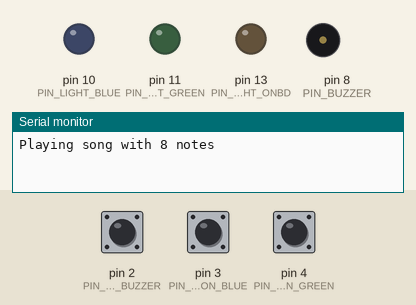
Simulated run of this sketch. Board: Arduino Uno, built with avr-gcc and run on an emulated ATmega328P. Shown: output pins drawn as LEDs (lit = HIGH), buzzer (waves = sounding), the last lines printed to the serial monitor. Dashed ring = blinking. The test bench sets the inputs (shaded band); at power-on: pin 3 (PIN_BUTTON_BLUE) HIGH, pin 4 (PIN_BUTTON_GREEN) HIGH, pin 2 (PIN_BUTTON_BUZZER) HIGH.

Above: at 3.3 s.
3.4 s: pin 3 (PIN_BUTTON_BLUE) pulled LOW for 0.15 s
At 3.5 s:
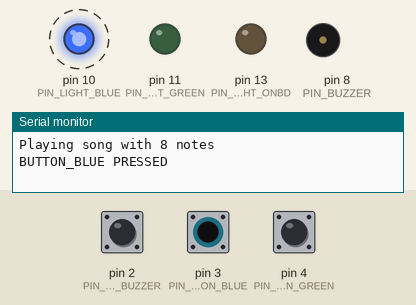
6.4 s: pin 4 (PIN_BUTTON_GREEN) pulled LOW for 0.15 s
At 8.6 s:
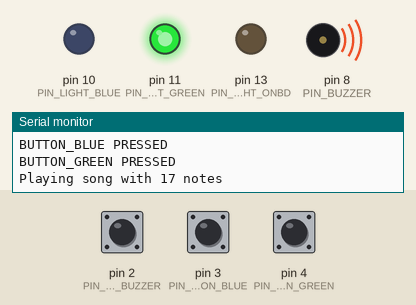
9.5 s: pin 3 (PIN_BUTTON_BLUE) driven LOW and pin 4 (PIN_BUTTON_GREEN) driven LOW
At 12.4 s:
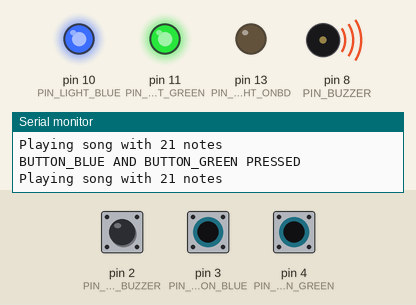
12.5 s: pin 3 (PIN_BUTTON_BLUE) driven HIGH
At 13.6 s:
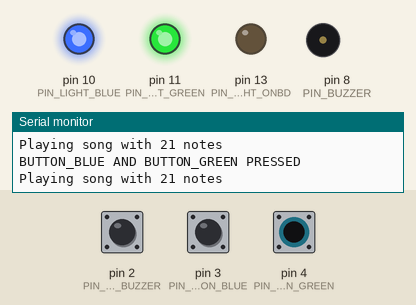
15.5 s: pin 4 (PIN_BUTTON_GREEN) driven HIGH
At 17.7 s:
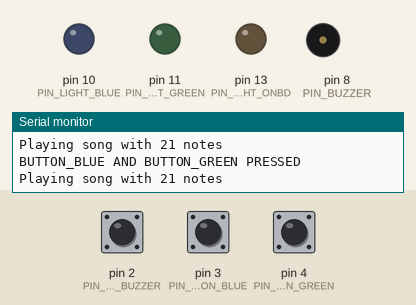
18.5 s: pin 2 (PIN_BUTTON_BUZZER) pulled LOW for 0.15 s
At 18.62 s:
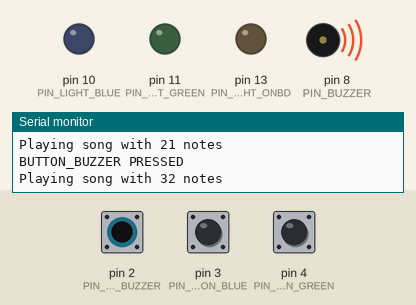
Timing chart, 0 to 22.5 s (numbered marks = the images above; inputs shaded):
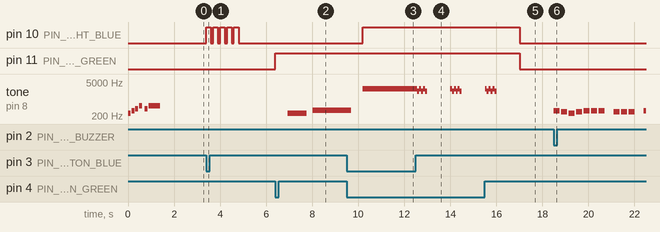

Measured:
- after the input at 3.4 s, pin 10 (PIN_LIGHT_BLUE): alternates HIGH for 0.20 s and LOW for 0.10 s, 10 changes in all, then stays LOW, starting at once
- after the input at 6.4 s, pin 11 (PIN_LIGHT_GREEN): LOW → HIGH at once; tone on pin 8 (PIN_BUZZER): silent → 262 Hz after 0.54 s, → silent 0.83 s later, → 349 Hz 0.25 s later
- after the input at 9.5 s, pin 10 (PIN_LIGHT_BLUE): LOW → HIGH after 0.69 s
- after the input at 12.5 s, tone on pin 8 (PIN_BUZZER): plays 2093 Hz for 0.08 s, 2637 Hz for 0.08 s, 2093 Hz for 0.08 s, 2637 Hz for 0.08 s, 2093 Hz for 0.08 s, 2637 Hz for 0.08 s … (11 notes in this stretch), starting after 0.07 s
- after the input at 15.5 s, pin 11 (PIN_LIGHT_GREEN): HIGH → LOW after 1.5 s; tone on pin 8 (PIN_BUZZER): goes on until 16.0 s, then stays silent
- after the input at 18.5 s, tone on pin 8 (PIN_BUZZER): plays 330 Hz for 0.25 s, 294 Hz for 0.25 s, 262 Hz for 0.25 s, 294 Hz for 0.25 s, 330 Hz for 0.25 s, 330 Hz for 0.25 s … (11 notes in this stretch), starting at once

The sketch:

lights-buzzer-button.ino
```cpp
#include "pitches.h"

// PITCH SHORTCUTS
#define P1 NOTE_C4
#define P2 NOTE_D4
#define P3 NOTE_E4
#define P4 NOTE_F4
#define P5 NOTE_G4
#define P6 NOTE_A5
#define P7 NOTE_B5
#define P8 NOTE_C5
#define P9 NOTE_D5
#define P10 NOTE_E5
#define P11 NOTE_F5
#define P12 NOTE_G5
#define P13 NOTE_A6

//
// I/O
//

// DIs
const int PIN_BUTTON_BUZZER = 2;
const int PIN_BUTTON_BLUE = 3;
const int PIN_BUTTON_GREEN = 4;

// DOs
const int PIN_BUZZER = 8;
const int PIN_LIGHT_BLUE = 10;
const int PIN_LIGHT_GREEN = 11;
const int PIN_LIGHT_ONBD = 13;

//
// Songs
//

// Charge!
const int note_melody[] = { P1, P3, P5, P8, 0, P5, P8, 0 };
const int note_durations[] = { 8, 8, 8, 8, 16, 8, 2, 2 };

// Ring
const int ring_melody[] = {
  NOTE_E7, NOTE_C7, NOTE_E7, NOTE_C7, NOTE_E7, NOTE_C7, 0,
  NOTE_E7, NOTE_C7, NOTE_E7, NOTE_C7, NOTE_E7, NOTE_C7, 0,
  NOTE_E7, NOTE_C7, NOTE_E7, NOTE_C7, NOTE_E7, NOTE_C7, 0,
//  NOTE_D8, NOTE_D8, NOTE_D8
};
const int ring_durations[] = {
  12, 12, 12, 12, 12, 12, 1,
  12, 12, 12, 12, 12, 12, 1,
  12, 12, 12, 12, 12, 12, 1,
//  1, 1, 1
};

// Mary Had a Little Lamb
const int mary_had_a_little_lamb_melody[] = {
  //                                 |                                   |                                   |
  NOTE_E4, NOTE_D4, NOTE_C4, NOTE_D4, NOTE_E4, NOTE_E4, NOTE_E4,       0, NOTE_D4, NOTE_D4, NOTE_D4,       0, NOTE_E4, NOTE_G4, NOTE_G4,      0,
  NOTE_E4, NOTE_D4, NOTE_C4, NOTE_D4, NOTE_E4, NOTE_E4, NOTE_E4, NOTE_E4, NOTE_D4, NOTE_D4, NOTE_E4, NOTE_D4, NOTE_C4,       0,       0,      0
};
const int mary_had_a_little_lamb_durations[] = {
  4, 4, 4, 4, 4, 4, 4, 4, 4, 4, 4, 4, 4, 4, 4, 4,
  4, 4, 4, 4, 4, 4, 4, 4, 4, 4, 4, 4, 4, 4, 4, 4
};

// Amazing Grace
const int amazing_grace_melody[] = {
   0, P1, P4, P6, P4,
  P6, P5, P4, P2,
  P1, P1, P4, P6, P4,
  P6, P5, P8,
//   0, P6, P8, P6,
//  P4, P1, P2, P4, P4, P2,
//  P1, P1, P4, P6, P4,
//  P6, P5, P4, 0
};
const int amazing_grace_durations[] = {
  12, 6, 3, 12, 12,
  3, 6, 3, 6,
  3, 6, 3, 12, 12,
  3, 6, 2,
//  3, 6, 3, 6,
//  3, 6, 4, 12, 12, 12,
//  3, 6, 3, 12, 12,
//  3, 6, 3, 6
};

void setup() {
  Serial.begin(9600);

  pinMode(PIN_BUTTON_BUZZER, INPUT_PULLUP);
  pinMode(PIN_BUTTON_BLUE, INPUT_PULLUP);
  pinMode(PIN_BUTTON_GREEN, INPUT_PULLUP);
  pinMode(PIN_LIGHT_BLUE, OUTPUT);
  pinMode(PIN_LIGHT_GREEN, OUTPUT);
  pinMode(PIN_LIGHT_ONBD, OUTPUT);
  digitalWrite(PIN_LIGHT_ONBD, LOW);

  int numNotes = sizeof(note_melody) / sizeof(int);
  playSong(numNotes, note_melody, note_durations, 1000, 300);
}

void loop() {
  if (digitalRead(PIN_BUTTON_BLUE) == LOW && digitalRead(PIN_BUTTON_GREEN) == LOW) {
    Serial.println("BUTTON_BLUE AND BUTTON_GREEN PRESSED");
    digitalWrite(PIN_LIGHT_BLUE, HIGH);
    digitalWrite(PIN_LIGHT_GREEN, HIGH);

    int numNotes = sizeof(ring_melody) / sizeof(int);
    playSong(numNotes, ring_melody, ring_durations, 1000, 10);
    return;
  }

  if (digitalRead(PIN_BUTTON_BLUE) == HIGH) {
    digitalWrite(PIN_LIGHT_BLUE, LOW);
  } else {
    Serial.println("BUTTON_BLUE PRESSED");
    for (int i = 0; i < 5; i++) {
      digitalWrite(PIN_LIGHT_BLUE, HIGH);
      delay(200);
      digitalWrite(PIN_LIGHT_BLUE, LOW);
      delay(100);
    }
  }

  if (digitalRead(PIN_BUTTON_GREEN) == HIGH) {
    digitalWrite(PIN_LIGHT_GREEN, LOW);
  } else {
    Serial.println("BUTTON_GREEN PRESSED");
    digitalWrite(PIN_LIGHT_GREEN, HIGH);

    int numNotes = sizeof(amazing_grace_melody) / sizeof(int);
    playSong(numNotes, amazing_grace_melody, amazing_grace_durations, 5000, 300);
  }

  if (digitalRead(PIN_BUTTON_BUZZER) == LOW) {
    Serial.println("BUTTON_BUZZER PRESSED");

    int numNotes = sizeof(mary_had_a_little_lamb_melody) / sizeof(int);
    playSong(numNotes, mary_had_a_little_lamb_melody, mary_had_a_little_lamb_durations, 1000, 300);
  }
}

void playSong(int numNotes, const int* notes, const int* durations, int tempo, float spacing) {
  char message[50];

  sprintf(message, "Playing song with %d notes\n", numNotes);
  Serial.println(message);

  for (int i = 0; i < numNotes; i++) {
    int duration = tempo / durations[i];
    int pause = duration * (1.0 + (spacing / 1000.0));

    tone(PIN_BUZZER, notes[i], duration);
    delay(pause);
    noTone(PIN_BUZZER);

    if (digitalRead(PIN_BUTTON_BLUE) == LOW && digitalRead(PIN_BUTTON_GREEN) == LOW) {
      break;
    }
  }
}
```

pitches.h
```cpp
/*************************************************
 * Public Constants
 *************************************************/

#define NOTE_B0  31
#define NOTE_C1  33
#define NOTE_CS1 35
#define NOTE_D1  37
#define NOTE_DS1 39
#define NOTE_E1  41
#define NOTE_F1  44
#define NOTE_FS1 46
#define NOTE_G1  49
#define NOTE_GS1 52
#define NOTE_A1  55
#define NOTE_AS1 58
#define NOTE_B1  62
#define NOTE_C2  65
#define NOTE_CS2 69
#define NOTE_D2  73
#define NOTE_DS2 78
#define NOTE_E2  82
#define NOTE_F2  87
#define NOTE_FS2 93
#define NOTE_G2  98
#define NOTE_GS2 104
#define NOTE_A2  110
#define NOTE_AS2 117
#define NOTE_B2  123
#define NOTE_C3  131
#define NOTE_CS3 139
#define NOTE_D3  147
#define NOTE_DS3 156
#define NOTE_E3  165
#define NOTE_F3  175
#define NOTE_FS3 185
#define NOTE_G3  196
#define NOTE_GS3 208
#define NOTE_A3  220
#define NOTE_AS3 233
#define NOTE_B3  247
#define NOTE_C4  262
#define NOTE_CS4 277
#define NOTE_D4  294
#define NOTE_DS4 311
#define NOTE_E4  330
#define NOTE_F4  349
#define NOTE_FS4 370
#define NOTE_G4  392
#define NOTE_GS4 415
#define NOTE_A4  440
#define NOTE_AS4 466
#define NOTE_B4  494
#define NOTE_C5  523
#define NOTE_CS5 554
#define NOTE_D5  587
#define NOTE_DS5 622
#define NOTE_E5  659
#define NOTE_F5  698
#define NOTE_FS5 740
#define NOTE_G5  784
#define NOTE_GS5 831
#define NOTE_A5  880
#define NOTE_AS5 932
#define NOTE_B5  988
#define NOTE_C6  1047
#define NOTE_CS6 1109
#define NOTE_D6  1175
#define NOTE_DS6 1245
#define NOTE_E6  1319
#define NOTE_F6  1397
#define NOTE_FS6 1480
#define NOTE_G6  1568
#define NOTE_GS6 1661
#define NOTE_A6  1760
#define NOTE_AS6 1865
#define NOTE_B6  1976
#define NOTE_C7  2093
#define NOTE_CS7 2217
#define NOTE_D7  2349
#define NOTE_DS7 2489
#define NOTE_E7  2637
#define NOTE_F7  2794
#define NOTE_FS7 2960
#define NOTE_G7  3136
#define NOTE_GS7 3322
#define NOTE_A7  3520
#define NOTE_AS7 3729
#define NOTE_B7  3951
#define NOTE_C8  4186
#define NOTE_CS8 4435
#define NOTE_D8  4699
#define NOTE_DS8 4978
```
